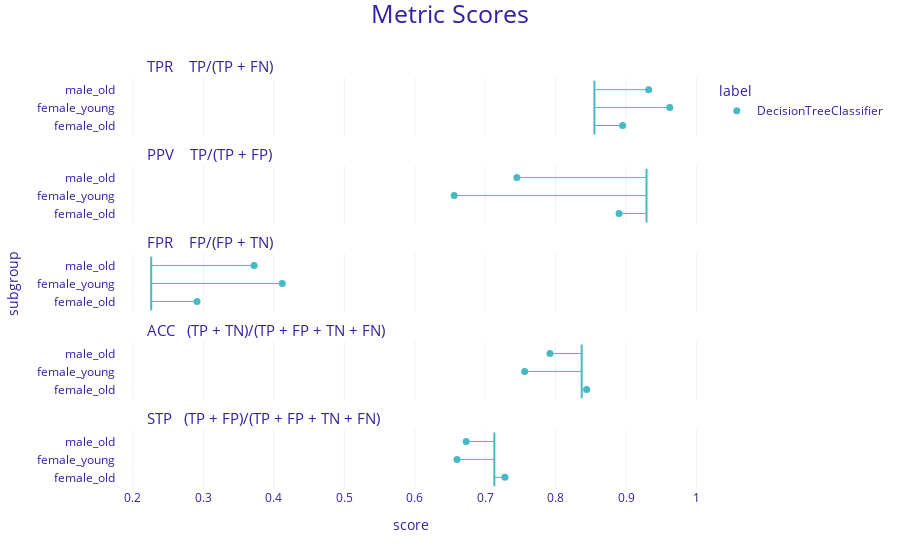

This figure's notebook cell:
### Code cell
fobject.plot(type = 'metric_scores')

### Figure 1 — Plotly figure (JSON) as saved in the notebook; plotly's stock layout.template omitted (floating-point values rounded to 4 significant figures)
{"data": [{"customdata": [["female_old", "DecisionTreeClassifier"], ["female_young", "DecisionTreeClassifier"], ["male_old", "DecisionTreeClassifier"]], "hovertemplate": "<b>%{customdata[1]}</b><br>Subgroup: %{customdata[0]}<br>Score: %{x}<extra></extra>", "legendgroup": "DecisionTreeClassifier", "marker": {"color": "#46bac2", "size": 7, "symbol": "circle"}, "mode": "markers", "name": "DecisionTreeClassifier", "orientation": "v", "showlegend": true, "type": "scatter", "x": [0.895, 0.962, 0.932], "xaxis": "x5", "y": [0.5, 1.5, 2.5], "yaxis": "y5"}, {"customdata": [["female_old", "DecisionTreeClassifier"], ["female_young", "DecisionTreeClassifier"], ["male_old", "DecisionTreeClassifier"]], "hovertemplate": "<b>%{customdata[1]}</b><br>Subgroup: %{customdata[0]}<br>Score: %{x}<extra></extra>", "legendgroup": "DecisionTreeClassifier", "marker": {"color": "#46bac2", "size": 7, "symbol": "circle"}, "mode": "markers", "name": "DecisionTreeClassifier", "orientation": "v", "showlegend": false, "type": "scatter", "x": [0.89, 0.656, 0.745], "xaxis": "x4", "y": [0.5, 1.5, 2.5], "yaxis": "y4"}, {"customdata": [["female_old", "DecisionTreeClassifier"], ["female_young", "DecisionTreeClassifier"], ["male_old", "DecisionTreeClassifier"]], "hovertemplate": "<b>%{customdata[1]}</b><br>Subgroup: %{customdata[0]}<br>Score: %{x}<extra></extra>", "legendgroup": "DecisionTreeClassifier", "marker": {"color": "#46bac2", "size": 7, "symbol": "circle"}, "mode": "markers", "name": "DecisionTreeClassifier", "orientation": "v", "showlegend": false, "type": "scatter", "x": [0.291, 0.412, 0.372], "xaxis": "x3", "y": [0.5, 1.5, 2.5], "yaxis": "y3"}, {"customdata": [["female_old", "DecisionTreeClassifier"], ["female_young", "DecisionTreeClassifier"], ["male_old", "DecisionTreeClassifier"]], "hovertemplate": "<b>%{customdata[1]}</b><br>Subgroup: %{customdata[0]}<br>Score: %{x}<extra></extra>", "legendgroup": "DecisionTreeClassifier", "marker": {"color": "#46bac2", "size": 7, "symbol": "circle"}, "mode": "markers", "name": "DecisionTreeClassifier", "orientation": "v", "showlegend": false, "type": "scatter", "x": [0.844, 0.756, 0.792], "xaxis": "x2", "y": [0.5, 1.5, 2.5], "yaxis": "y2"}, {"customdata": [["female_old", "DecisionTreeClassifier"], ["female_young", "DecisionTreeClassifier"], ["male_old", "DecisionTreeClassifier"]], "hovertemplate": "<b>%{customdata[1]}</b><br>Subgroup: %{customdata[0]}<br>Score: %{x}<extra></extra>", "legendgroup": "DecisionTreeClassifier", "marker": {"color": "#46bac2", "size": 7, "symbol": "circle"}, "mode": "markers", "name": "DecisionTreeClassifier", "orientation": "v", "showlegend": false, "type": "scatter", "x": [0.728, 0.66, 0.673], "xaxis": "x", "y": [0.5, 1.5, 2.5], "yaxis": "y"}], "layout": {"annotations": [{"font": {"size": 15}, "showarrow": false, "text": "STP   (TP + FP)/(TP + FP + TN + FN)", "x": 0.05, "xanchor": "left", "xref": "paper", "y": 0.144, "yanchor": "bottom", "yref": "paper"}, {"font": {"size": 15}, "showarrow": false, "text": "ACC   (TP + TN)/(TP + FP + TN + FN)", "x": 0.05, "xanchor": "left", "xref": "paper", "y": 0.358, "yanchor": "bottom", "yref": "paper"}, {"font": {"size": 15}, "showarrow": false, "text": "FPR    FP/(FP + TN)", "x": 0.05, "xanchor": "left", "xref": "paper", "y": 0.572, "yanchor": "bottom", "yref": "paper"}, {"font": {"size": 15}, "showarrow": false, "text": "PPV    TP/(TP + FP)", "x": 0.05, "xanchor": "left", "xref": "paper", "y": 0.786, "yanchor": "bottom", "yref": "paper"}, {"font": {"size": 15}, "showarrow": false, "text": "TPR    TP/(TP + FN)", "x": 0.05, "xanchor": "left", "xref": "paper", "y": 1, "yanchor": "bottom", "yref": "paper"}], "font": {"color": "#371ea3"}, "legend": {"title": {"text": "label"}, "tracegroupgap": 0}, "margin": {"b": 71, "r": 30, "t": 78}, "shapes": [{"line": {"color": "#46bac2", "width": 1}, "type": "line", "x0": 0.895, "x1": 0.855, "xref": "x", "y0": 0.5, "y1": 0.5, "yref": "y5"}, {"line": {"color": "#46bac2", "width": 1}, "type": "line", "x0": 0.962, "x1": 0.855, "xref": "x", "y0": 1.5, "y1": 1.5, "yref": "y5"}, {"line": {"color": "#46bac2", "width": 1}, "type": "line", "x0": 0.932, "x1": 0.855, "xref": "x", "y0": 2.5, "y1": 2.5, "yref": "y5"}, {"line": {"color": "#46bac2", "width": 2}, "type": "line", "x0": 0.855, "x1": 0.855, "xref": "x", "y0": 0, "y1": 3, "yref": "y5"}, {"line": {"color": "#46bac2", "width": 1}, "type": "line", "x0": 0.89, "x1": 0.929, "xref": "x", "y0": 0.5, "y1": 0.5, "yref": "y4"}, {"line": {"color": "#46bac2", "width": 1}, "type": "line", "x0": 0.656, "x1": 0.929, "xref": "x", "y0": 1.5, "y1": 1.5, "yref": "y4"}, {"line": {"color": "#46bac2", "width": 1}, "type": "line", "x0": 0.745, "x1": 0.929, "xref": "x", "y0": 2.5, "y1": 2.5, "yref": "y4"}, {"line": {"color": "#46bac2", "width": 2}, "type": "line", "x0": 0.929, "x1": 0.929, "xref": "x", "y0": 0, "y1": 3, "yref": "y4"}, {"line": {"color": "#46bac2", "width": 1}, "type": "line", "x0": 0.291, "x1": 0.226, "xref": "x", "y0": 0.5, "y1": 0.5, "yref": "y3"}, {"line": {"color": "#46bac2", "width": 1}, "type": "line", "x0": 0.412, "x1": 0.226, "xref": "x", "y0": 1.5, "y1": 1.5, "yref": "y3"}, {"line": {"color": "#46bac2", "width": 1}, "type": "line", "x0": 0.372, "x1": 0.226, "xref": "x", "y0": 2.5, "y1": 2.5, "yref": "y3"}, {"line": {"color": "#46bac2", "width": 2}, "type": "line", "x0": 0.226, "x1": 0.226, "xref": "x", "y0": 0, "y1": 3, "yref": "y3"}, {"line": {"color": "#46bac2", "width": 1}, "type": "line", "x0": 0.844, "x1": 0.837, "xref": "x", "y0": 0.5, "y1": 0.5, "yref": "y2"}, {"line": {"color": "#46bac2", "width": 1}, "type": "line", "x0": 0.756, "x1": 0.837, "xref": "x", "y0": 1.5, "y1": 1.5, "yref": "y2"}, {"line": {"color": "#46bac2", "width": 1}, "type": "line", "x0": 0.792, "x1": 0.837, "xref": "x", "y0": 2.5, "y1": 2.5, "yref": "y2"}, {"line": {"color": "#46bac2", "width": 2}, "type": "line", "x0": 0.837, "x1": 0.837, "xref": "x", "y0": 0, "y1": 3, "yref": "y2"}, {"line": {"color": "#46bac2", "width": 1}, "type": "line", "x0": 0.728, "x1": 0.713, "xref": "x", "y0": 0.5, "y1": 0.5, "yref": "y"}, {"line": {"color": "#46bac2", "width": 1}, "type": "line", "x0": 0.66, "x1": 0.713, "xref": "x", "y0": 1.5, "y1": 1.5, "yref": "y"}, {"line": {"color": "#46bac2", "width": 1}, "type": "line", "x0": 0.673, "x1": 0.713, "xref": "x", "y0": 2.5, "y1": 2.5, "yref": "y"}, {"line": {"color": "#46bac2", "width": 2}, "type": "line", "x0": 0.713, "x1": 0.713, "xref": "x", "y0": 0, "y1": 3, "yref": "y"}], "title": {"font": {"size": 25}, "text": "Metric Scores", "x": 0.5, "y": 0.99}, "xaxis": {"anchor": "y", "domain": [0, 1], "range": [0.176, 1.012], "tickvals": [0, 0.1, 0.2, 0.3, 0.4, 0.5, 0.6, 0.7, 0.8, 0.9, 1], "title": {"text": "score"}}, "xaxis2": {"anchor": "y2", "domain": [0, 1], "matches": "x", "range": [0.176, 1.012], "showticklabels": false, "tickvals": [0, 0.1, 0.2, 0.3, 0.4, 0.5, 0.6, 0.7, 0.8, 0.9, 1]}, "xaxis3": {"anchor": "y3", "domain": [0, 1], "matches": "x", "range": [0.176, 1.012], "showticklabels": false, "tickvals": [0, 0.1, 0.2, 0.3, 0.4, 0.5, 0.6, 0.7, 0.8, 0.9, 1]}, "xaxis4": {"anchor": "y4", "domain": [0, 1], "matches": "x", "range": [0.176, 1.012], "showticklabels": false, "tickvals": [0, 0.1, 0.2, 0.3, 0.4, 0.5, 0.6, 0.7, 0.8, 0.9, 1]}, "xaxis5": {"anchor": "y5", "domain": [0, 1], "matches": "x", "range": [0.176, 1.012], "showticklabels": false, "tickvals": [0, 0.1, 0.2, 0.3, 0.4, 0.5, 0.6, 0.7, 0.8, 0.9, 1]}, "yaxis": {"anchor": "x", "domain": [0, 0.144], "range": [-0.15, 3.15], "showgrid": false, "ticktext": ["female_old", "female_young", "male_old"], "tickvals": [0.5, 1.5, 2.5], "title": {"text": ""}, "zeroline": false}, "yaxis2": {"anchor": "x2", "domain": [0.214, 0.358], "matches": "y", "range": [-0.15, 3.15], "showgrid": false, "ticktext": ["female_old", "female_young", "male_old"], "tickvals": [0.5, 1.5, 2.5], "title": {"text": ""}, "zeroline": false}, "yaxis3": {"anchor": "x3", "domain": [0.428, 0.572], "matches": "y", "range": [-0.15, 3.15], "showgrid": false, "ticktext": ["female_old", "female_young", "male_old"], "tickvals": [0.5, 1.5, 2.5], "title": {"text": "subgroup"}, "zeroline": false}, "yaxis4": {"anchor": "x4", "domain": [0.642, 0.786], "matches": "y", "range": [-0.15, 3.15], "showgrid": false, "ticktext": ["female_old", "female_young", "male_old"], "tickvals": [0.5, 1.5, 2.5], "title": {"text": ""}, "zeroline": false}, "yaxis5": {"anchor": "x5", "domain": [0.856, 1], "matches": "y", "range": [-0.15, 3.15], "showgrid": false, "ticktext": ["female_old", "female_young", "male_old"], "tickvals": [0.5, 1.5, 2.5], "title": {"text": ""}, "zeroline": false}}}
